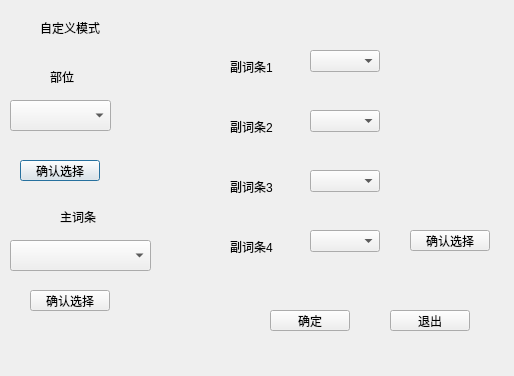
<?xml version="1.0" encoding="UTF-8"?>
<ui version="4.0">
 <class>dia</class>
 <widget class="QDialog" name="dia">
  <property name="geometry">
   <rect>
    <x>0</x>
    <y>0</y>
    <width>514</width>
    <height>376</height>
   </rect>
  </property>
  <property name="windowTitle">
   <string>Dialog</string>
  </property>
  <widget class="QLabel" name="label">
   <property name="geometry">
    <rect>
     <x>40</x>
     <y>20</y>
     <width>71</width>
     <height>16</height>
    </rect>
   </property>
   <property name="text">
    <string>自定义模式</string>
   </property>
  </widget>
  <widget class="QLabel" name="label_3">
   <property name="geometry">
    <rect>
     <x>60</x>
     <y>210</y>
     <width>49</width>
     <height>14</height>
    </rect>
   </property>
   <property name="text">
    <string>主词条</string>
   </property>
  </widget>
  <widget class="QLabel" name="label_2">
   <property name="geometry">
    <rect>
     <x>50</x>
     <y>70</y>
     <width>49</width>
     <height>14</height>
    </rect>
   </property>
   <property name="text">
    <string>部位</string>
   </property>
  </widget>
  <widget class="QComboBox" name="chosekind">
   <property name="geometry">
    <rect>
     <x>10</x>
     <y>100</y>
     <width>101</width>
     <height>31</height>
    </rect>
   </property>
  </widget>
  <widget class="QComboBox" name="chosemain">
   <property name="geometry">
    <rect>
     <x>10</x>
     <y>240</y>
     <width>141</width>
     <height>31</height>
    </rect>
   </property>
  </widget>
  <widget class="QPushButton" name="ok1">
   <property name="geometry">
    <rect>
     <x>20</x>
     <y>160</y>
     <width>80</width>
     <height>21</height>
    </rect>
   </property>
   <property name="text">
    <string>确认选择</string>
   </property>
  </widget>
  <widget class="QPushButton" name="ok2">
   <property name="geometry">
    <rect>
     <x>30</x>
     <y>290</y>
     <width>80</width>
     <height>21</height>
    </rect>
   </property>
   <property name="text">
    <string>确认选择</string>
   </property>
  </widget>
  <widget class="QPushButton" name="ok">
   <property name="geometry">
    <rect>
     <x>270</x>
     <y>310</y>
     <width>80</width>
     <height>21</height>
    </rect>
   </property>
   <property name="text">
    <string>确定</string>
   </property>
  </widget>
  <widget class="QLabel" name="label_4">
   <property name="geometry">
    <rect>
     <x>230</x>
     <y>60</y>
     <width>49</width>
     <height>14</height>
    </rect>
   </property>
   <property name="text">
    <string>副词条1</string>
   </property>
  </widget>
  <widget class="QComboBox" name="a1">
   <property name="geometry">
    <rect>
     <x>310</x>
     <y>50</y>
     <width>70</width>
     <height>22</height>
    </rect>
   </property>
  </widget>
  <widget class="QComboBox" name="a2">
   <property name="geometry">
    <rect>
     <x>310</x>
     <y>110</y>
     <width>70</width>
     <height>22</height>
    </rect>
   </property>
  </widget>
  <widget class="QLabel" name="label_5">
   <property name="geometry">
    <rect>
     <x>230</x>
     <y>120</y>
     <width>49</width>
     <height>14</height>
    </rect>
   </property>
   <property name="text">
    <string>副词条2</string>
   </property>
  </widget>
  <widget class="QComboBox" name="a3">
   <property name="geometry">
    <rect>
     <x>310</x>
     <y>170</y>
     <width>70</width>
     <height>22</height>
    </rect>
   </property>
  </widget>
  <widget class="QLabel" name="label_6">
   <property name="geometry">
    <rect>
     <x>230</x>
     <y>180</y>
     <width>49</width>
     <height>14</height>
    </rect>
   </property>
   <property name="text">
    <string>副词条3</string>
   </property>
  </widget>
  <widget class="QComboBox" name="a4">
   <property name="geometry">
    <rect>
     <x>310</x>
     <y>230</y>
     <width>70</width>
     <height>22</height>
    </rect>
   </property>
  </widget>
  <widget class="QLabel" name="label_7">
   <property name="geometry">
    <rect>
     <x>230</x>
     <y>240</y>
     <width>49</width>
     <height>14</height>
    </rect>
   </property>
   <property name="text">
    <string>副词条4</string>
   </property>
  </widget>
  <widget class="QPushButton" name="pb">
   <property name="geometry">
    <rect>
     <x>410</x>
     <y>230</y>
     <width>80</width>
     <height>21</height>
    </rect>
   </property>
   <property name="text">
    <string>确认选择</string>
   </property>
  </widget>
  <widget class="QPushButton" name="out">
   <property name="geometry">
    <rect>
     <x>390</x>
     <y>310</y>
     <width>80</width>
     <height>21</height>
    </rect>
   </property>
   <property name="text">
    <string>退出</string>
   </property>
  </widget>
 </widget>
 <resources/>
 <connections/>
</ui>
